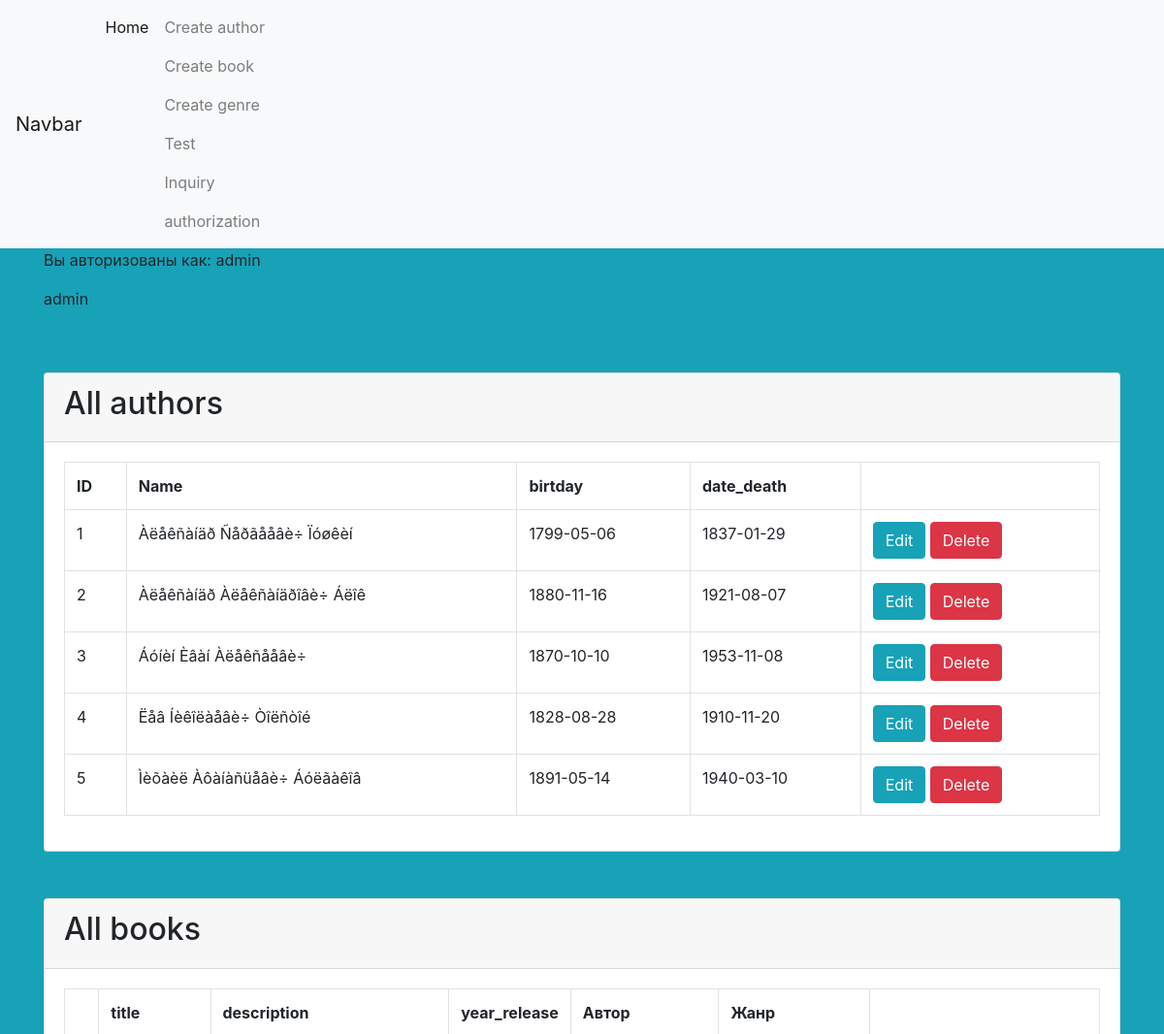
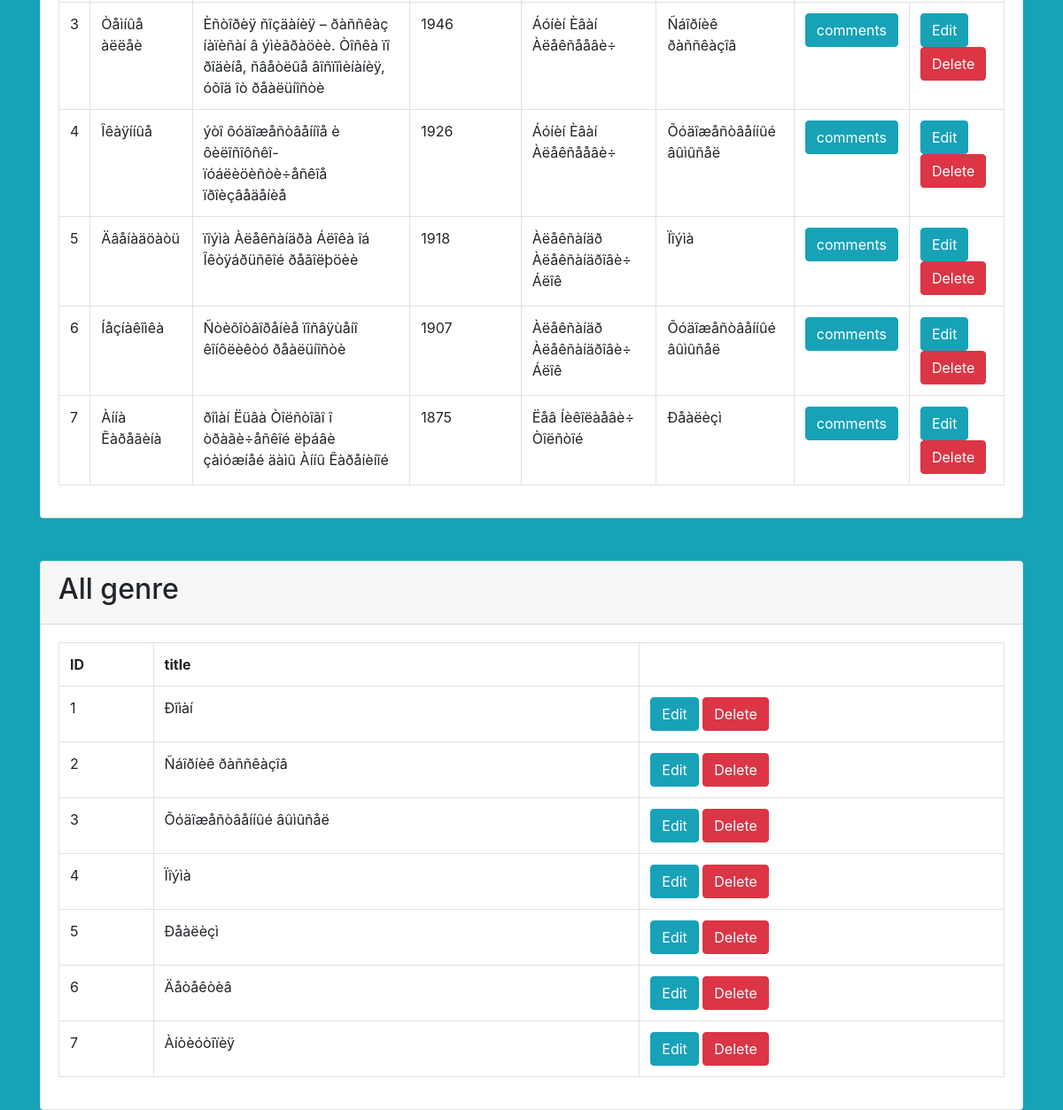
The page /index.php (signed in) on the database its author committed (2 pictures, top to bottom).
### tables this page shows
CREATE TABLE authors(
	id INT NOT NULL AUTO_INCREMENT,
	name varchar(120),
	birtday DATE, 
	date_death DATE,
	PRIMARY KEY(id)
);

CREATE TABLE books(
	id INT NOT NULL AUTO_INCREMENT,
	title varchar(120),
	description varchar(360),
	year_release varchar(4),
	author_id INT NOT NULL,
	genre_id int NOT NULL,
	PRIMARY KEY(id),
	FOREIGN KEY(author_id) REFERENCES authors(id),
	FOREIGN KEY(genre_id) REFERENCES genre(id)
);

CREATE TABLE genre(
	id INT NOT NULL AUTO_INCREMENT,
	title varchar(120),
	PRIMARY KEY(id)
);

### index.php (the view, shortened to what this page needs)
<?php
require 'db.php';
$sql = 'SELECT * FROM authors';
$sql_book = 'SELECT * FROM books';
$sql_genre = 'SELECT * FROM genre';
$statement = $connection->prepare($sql);
$statement_book = $connection->prepare($sql_book);
$statement_genre = $connection->prepare($sql_genre);
$statement->execute();
$statement_book->execute();
$statement_genre->execute();
$authors = $statement->fetchAll(PDO::FETCH_OBJ);
$books = $statement_book->fetchAll(PDO::FETCH_OBJ);
$genres = $statement_genre->fetchAll(PDO::FETCH_OBJ);
$key = array_search('5', $authors)
 ?>
<?php require 'header.php';?>
<div class="container">
  <div class="row">
    <div class="col-12">
      <p>Вы авторизованы как: <?= $_SESSION['user']['user_mode'];?></p>
      <?php  if($_SESSION['user']['user_mode'] != 'guest') :?>
      <p><?= $_SESSION['user']['login'];?></p>
      <?php endif; ?>
    </div>
  </div>
</div>
<div class="container">
  <div class="card mt-5">
    <div class="card-header">
      <h2>All authors</h2>
    </div>
    <div class="card-body">
      <table class="table table-bordered">
        <tr>
          <th>ID</th>
          <th>Name</th>
          <th>birtday</th>
          <th>date_death</th>
        </tr>
        <?php foreach($authors as $person): ?>
          <tr>
            <td><?= $person->id; ?></td>
            <td><?= $person->name; ?></td>
            <td><?= $person->birtday; ?></td>
            <td><?= $person->date_death; ?></td>
            <?php  if($_SESSION['user']['user_mode'] == 'admin') :?>
            <td>
              <a href="edit.php?id=<?= $person->id ?>" class="btn btn-info">Edit</a>
              <a onclick="return confirm('Are you sure you want to delete this entry?')" href="delete.php?id=<?= $person->id ?>" class='btn btn-danger'>Delete</a>
            </td>
            <?php endif; ?>
          </tr>
        <?php endforeach; ?>
      </table>
    </div>
  </div>
</div>
<div class="container">
  <div class="card mt-5">
    <div class="card-header">
      <h2>All books</h2>
    </div>
    <div class="card-body">
      <table class="table table-bordered">
        <tr>
          <th><?php echo $key ?></th>
          <th>title </th>
          <th>description  </th>
          <th>year_release</th>
          <th>Автор</th>
          <th>Жанр</th>
        </tr>
        <?php foreach($books as $books): ?>
          <?php
            $test = 'SELECT name FROM authors WHERE id = :id' ;
            $statement_t = $connection->prepare($test);
              $statement_t->execute([':id' => $books->author_id]);
              $query_t = $statement_t->fetch(PDO::FETCH_OBJ);
              $test_2 = 'SELECT title FROM genre WHERE id = :id' ;
            $statement_t_2 = $connection->prepare($test_2);
              $statement_t_2->execute([':id' => $books->genre_id]);
              $query_t_2 = $statement_t_2->fetch(PDO::FETCH_OBJ);
            ?>
          <tr>
            <td><?= $books->id; ?></td>
            <td><?= $books->title; ?></td>
            <td><?= $books->description; ?></td>
            <td><?= $books->year_release; ?></td>
            <td><?=  $query_t->{'name'} ; ?></td>
            <td><?= $query_t_2->{'title'}; ?></td>
            <td><a href="comments.php?id=<?= $books->id ?>" class="btn btn-info">comments</a></td>
            <?php  if($_SESSION['user']['user_mode'] == 'admin') :?>
            <td>
              <a href="edit_book.php?id=<?= $books->id ?>" class="btn btn-info">Edit</a>
              <a onclick="return confirm('Are you sure you want to delete this entry?')" href="delete_book.php?id=<?= $books->id ?>" class='btn btn-danger'>Delete</a>
            </td>
            <?php endif; ?>
          </tr>
        <?php endforeach; ?>
      </table>
    </div>
  </div>
</div>
<div class="container">
  <div class="card mt-5">
    <div class="card-header">
      <h2>All genre</h2>
    </div>
    <div class="card-body">
      <table class="table table-bordered">
        <tr>
          <th>ID</th>
          <th>title </th>
        </tr>
        <?php foreach($genres as $genre): ?>
          <tr>
            <td><?= $genre->id; ?></td>
            <td><?= $genre->title; ?></td>
            <?php  if($_SESSION['user']['user_mode'] == 'admin') :?>
            <td>
              <a href="edit_genre.php?id=<?= $genre->id ?>" class="btn btn-info">Edit</a>
              <a onclick="return confirm('Are you sure you want to delete this entry?')" href="delete_genre.php?id=<?= $genre->id ?>" class='btn btn-danger'>Delete</a>
            </td>
            <?php endif; ?>
          </tr>
        <?php endforeach; ?>
      </table>
    </div>
  </div>
</div>
<?php require 'footer.php'; ?>

### rows shown on the page
authors: id "1", name "Àëåêñàíäð Ñåðãååâè÷ Ïóøêèí", birtday "1799-05-06", date_death "1837-01-29"
authors: id "2", name "Àëåêñàíäð Àëåêñàíäðîâè÷ Áëîê", birtday "1880-11-16", date_death "1921-08-07"
authors: id "3", name "Áóíèí Èâàí Àëåêñååâè÷", birtday "1870-10-10", date_death "1953-11-08"
authors: id "4", name "Ëåâ Íèêîëàåâè÷ Òîëñòîé", birtday "1828-08-28", date_death "1910-11-20"
authors: id "5", name "Ìèõàèë Àôàíàñüåâè÷ Áóëãàêîâ", birtday "1891-05-14", date_death "1940-03-10"
books: id "3", title "Òåìíûå àëëåè", description "Èñòîðèÿ ñîçäàíèÿ – ðàññêàç íàïèñàí â ýìèãðàöèè. Òîñêà ïî ðîäèíå, ñâåòëûå âîñïîìèíàíèÿ, óõîä îò ðåàëüíîñòè", year_release "1946", query_t "Áóíèí Èâàí Àëåêñååâè÷", query_t_2 "Ñáîðíèê ðàññêàçîâ"
books: id "4", title "Îêàÿííûå", description "ýòî õóäîæåñòâåííîå è ôèëîñîôñêî-ïóáëèöèñòè÷åñêîå ïðîèçâåäåíèå", year_release "1926", query_t "Áóíèí Èâàí Àëåêñååâè÷", query_t_2 "Õóäîæåñòâåííûé âûìûñåë"
books: id "5", title "Äâåíàäöàòü", description "ïîýìà Àëåêñàíäðà Áëîêà îá Îêòÿáðüñêîé ðåâîëþöèè", year_release "1918", query_t "Àëåêñàíäð Àëåêñàíäðîâè÷ Áëîê", query_t_2 "Ïîýìà"
books: id "6", title "Íåçíàêîìêà", description "Ñòèõîòâîðåíèå ïîñâÿùåíî êîíôëèêòó ðåàëüíîñòè", year_release "1907", query_t "Àëåêñàíäð Àëåêñàíäðîâè÷ Áëîê", query_t_2 "Õóäîæåñòâåííûé âûìûñåë"
books: id "7", title "Àííà Êàðåãèíà", description "ðîìàí Ëüâà Òîëñòîãî î òðàãè÷åñêîé ëþáâè çàìóæíåé äàìû Àííû Êàðåíèíîé", year_release "1875", query_t "Ëåâ Íèêîëàåâè÷ Òîëñòîé", query_t_2 "Ðåàëèçì"
genre: id "1", title "Ðîìàí"
genre: id "2", title "Ñáîðíèê ðàññêàçîâ"
genre: id "3", title "Õóäîæåñòâåííûé âûìûñåë"
genre: id "4", title "Ïîýìà"
genre: id "5", title "Ðåàëèçì"
genre: id "6", title "Äåòåêòèâ"
genre: id "7", title "Àíòèóòîïèÿ"

### other values the page prints
$_SESSION['user']['user_mode'] "admin"
$_SESSION['user']['login'] "admin"
